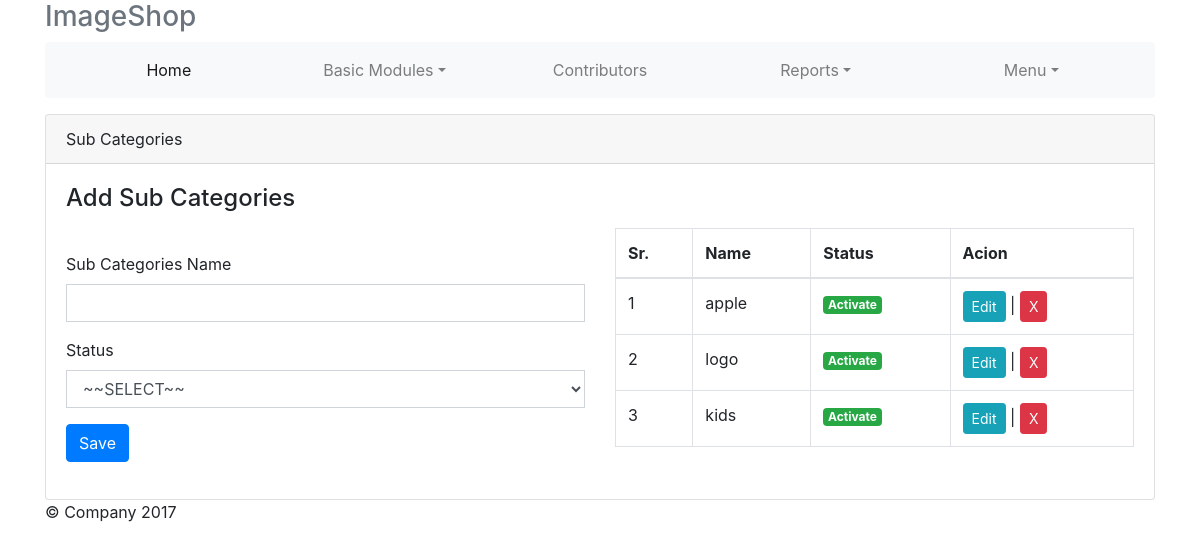
The page /admin/index.php?nav=brands (signed in) on the database its author committed.
### tables this page shows
CREATE TABLE `brands` (
  `brand_id` int(11) NOT NULL,
  `brand_name` varchar(255) NOT NULL,
  `brand_sts` varchar(255) NOT NULL,
  `brand_timestamp` timestamp NOT NULL DEFAULT current_timestamp()
);

### admin/pages/brands.php (the view, shortened to what this page needs)
<div class="card">
	<div class="card-header">Sub Categories</div>
	<div class="card-body">
		<h4 class="card-title">Add Sub Categories</h4>
		<p class="card-text">
			<div class="row">
				<div class="col-sm-6">
					<span id="msge" class="alert"></span>
					<form action="" method="POST" role="form" id="formData">
						<div class="form-group">
							<label for="">Sub Categories Name</label>
							<input type="text" class="form-control brand_name" name="brand_name" required="" id="brand_name">
						</div>
						<div class="form-group">
							<label for="">Status</label>
							<select name="brand_sts" class="form-control brand_sts" required="required" id="brand_sts">
								<option value="">~~SELECT~~</option>
							</select>
						</div>
						<button type="submit" name="sub_cate_subByAdmin" id="saveData" class="btn btn-primary">Save</button>
					</form>
				</div>
				<div class="col-sm-6">
					<div id="Reload">
					<table class="table table-bordered">
						<thead>
							<tr>
								<th>Sr.</th>
								<th>Name</th>
								<th>Status</th>
								<th>Acion</th>
							</tr>
						</thead>
						<tbody>
							<?php
								$x = 1;
								$q = get($dbc,"brands");
								while ($r = mysqli_fetch_assoc($q)):?>
							<tr>
								<td><?=$x?></td>
								<td><?=$r['brand_name']?></td>
								<td><?=isActive($r['brand_sts'])?></td>
								<td><button class="btn btn-info btn-sm update" id="<?=$r['brand_id']?>">Edit</button> | <button class="show-example-btn btn btn-danger delete btn-sm" onclick="DeleteData(<?=$r['brand_id']?>)">X</button></td>
							</tr>
							<?php
								$x++;
								endwhile;
							?>
						</tbody>
					</table>
				   </div>
				</div>
			</div>
		</p>
	</div>
</div>

### connect/db.php (shortened to what this page needs)
<?php function isActive($data){
  return ($data==1)?'<span class="badge badge-success">Activate</span>':'<span class="badge badge-danger">Deactivated</span>';
} ?>
<?php
function get($dbc,$table){
return mysqli_query($dbc,"SELECT * FROM $table");
}
?>

### admin/css/custom.css (style rules this page uses)
.form-control { border-radius: 0px; }

### rows shown on the page
brands: brand_name "apple", brand_sts "Activate"
brands: brand_name "logo", brand_sts "Activate"
brands: brand_name "kids", brand_sts "Activate"
